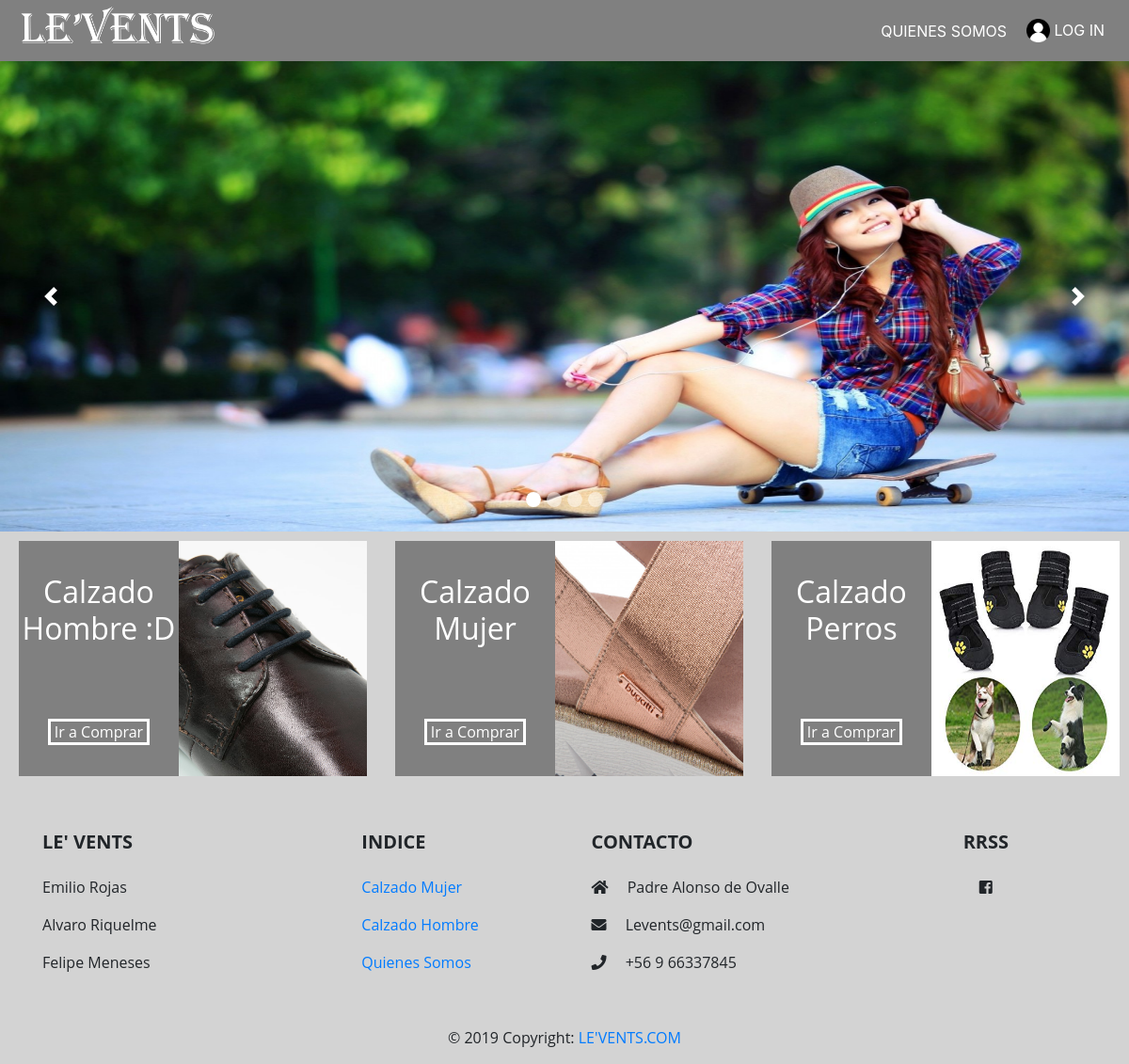
Before: / with the older database file.
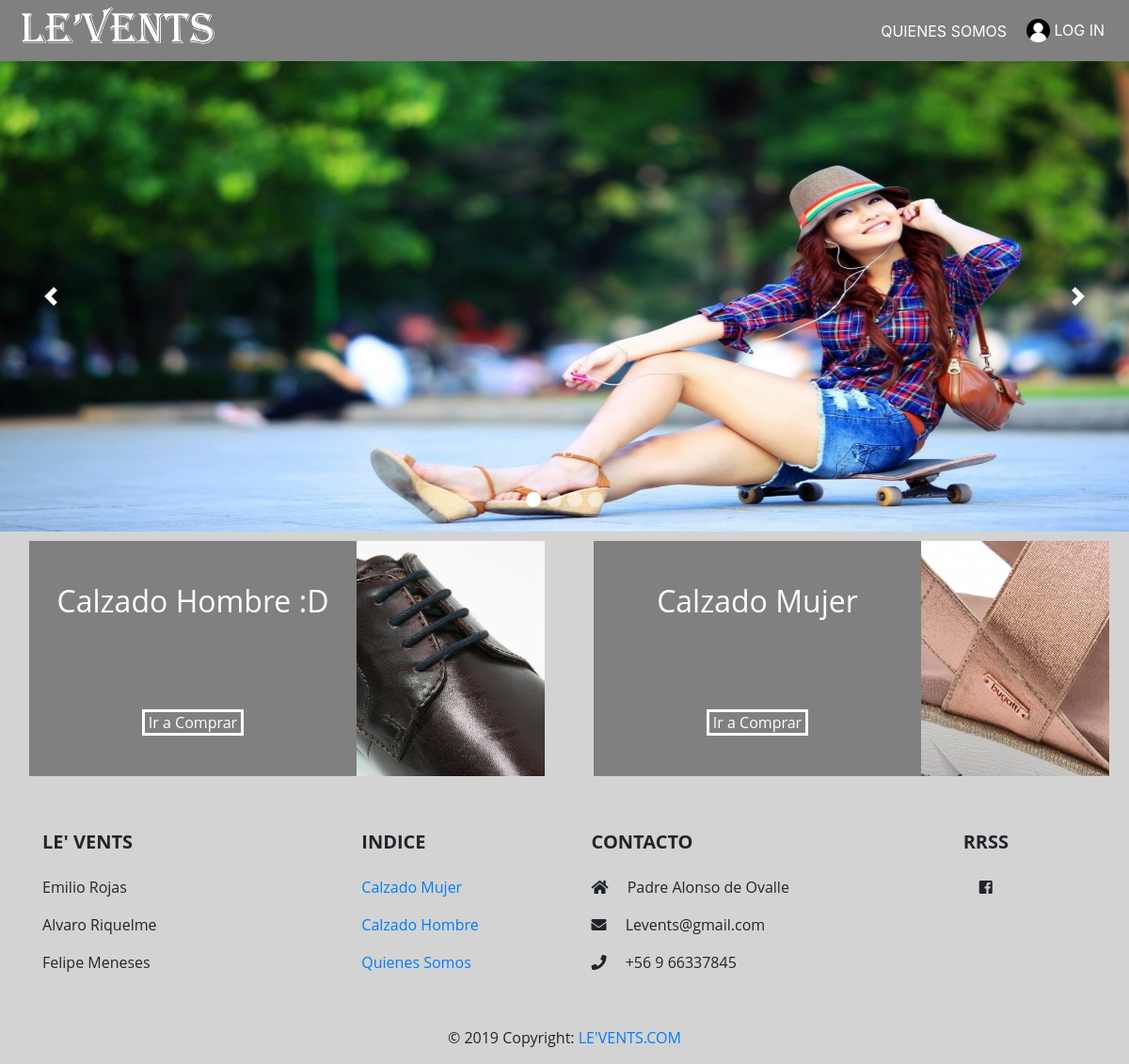
After: the same page with the newer database file.
### LeVents/models.py (models this page shows, shortened)
class Genero(models.Model):
    id_genero = models.IntegerField()
    estado = models.BooleanField(default=True)
    nombre_genero = models.CharField(max_length=10)
    imagen = models.ImageField(upload_to='img/categorias', null=True)
    descripcion = models.CharField(max_length=30, null=True)

### LeVents/views.py (the view)
# urls.py: path('', views.pagina_principal),
def pagina_principal(request):
    generos = Genero.objects.all()
    return render(request, 'LeVents/pagina_principal.html', {'generos': generos})

### LeVents/templates/LeVents/pagina_principal.html (shortened to what this page needs)
{% extends './base/index.html' %}
{% load staticfiles %}
{% block Carousel %}
<div style="position:relative; z-index:0" id="carouselExampleIndicators" class="carousel slide" data-ride="carousel">
    <div class="carousel-inner" role="listbox">
        <div class="carousel-item active">
        <img class="d-block w-100 tamaño-carousel" src="{% static 'img/Carousel/Img1.jpg' %}" alt="First slide" />
        </div>
    </div>
    <a class="carousel-control-prev" href="#carouselExampleIndicators" role="button" data-slide="prev">
        <span class="carousel-control-prev-icon" aria-hidden="true"></span>
    </a>
    <a class="carousel-control-next" href="#carouselExampleIndicators" role="button" data-slide="next">
        <span class="carousel-control-next-icon" aria-hidden="true"></span>
    </a>
    <ol class="carousel-indicators">
        <li data-target="#carouselExampleIndicators" data-slide-to="0" class="active"></li>
        <li data-target="#carouselExampleIndicators" data-slide-to="1"></li>
        <li data-target="#carouselExampleIndicators" data-slide-to="2"></li>
        <li data-target="#carouselExampleIndicators" data-slide-to="3"></li>
    </ol>
</div>
{% endblock %}
{% block content %}
<section>
    <div class="contenedor-tienda">
        {% for gen in generos %}
            {% if gen.estado %}
                <div class="tienda" id="t-hombre">
                    <div class="left">
                        <div class="titulo">
                            <h2>{{gen.descripcion}}</h2>
                        </div>
                        <div class="boton">
                            <a class="btn-ir" href="/productos-{{gen.nombre_genero}}">Ir a Comprar</a>
                        </div>
                    </div>
                    <a class="test" href="/productos-{{gen.nombre_genero}}">
                        <img class="bg" src="{{gen.imagen.url}}" style="height: 250px; width:200px" alt="{{gen.descripcion}}" />
                    </a>
                </div>
            {% endif %}
        {% endfor %}
    </div>
</section>
{% endblock%}

### LeVents/templates/LeVents/base/index.html (shortened to what this page needs)
{% load staticfiles %}
<!DOCTYPE html>
<html lang="es">
  <head>
    <link
      rel="stylesheet"
      href="https://stackpath.bootstrapcdn.com/bootstrap/4.3.1/css/bootstrap.min.css"
    />
    <link
      rel="stylesheet"
      href="https://use.fontawesome.com/releases/v5.5.0/css/all.css"
    />
    <link rel="stylesheet" href="{% static 'css/style.css' %}" />
    <link rel="stylesheet" href="{% static 'css/popup.css' %}" />
  </head>
  <body>
    <div class="contenedor-general">
      <section>
        <div class="header">
          <a href="/" style="display:inline-block;">
            <img src="{% static 'img/logos/Logo.png' %}" alt="Logo" id="logo" />
          </a>
          <nav class="navbar navbar-style">
            <ul class="navbar-nav mr-auto" style="color: white;">
              <li class="nav-item">
                <a
                  class="nav-link"
                  style="color: white;"
                  href="/registrar_usuario"
                  >Quienes Somos</a
                >
              </li>
            </ul>
            <button
              id="btn-abrir-popup"
              class="btn-abrir-popup"
              style="color:white;background-color:transparent;border:transparent; padding-right:10px; display:flex"
            >
              <img
                src="{% static 'img/logos/user-icon.png' %}"
                alt="Icono registro"
                height="25"
              />
              &nbsp;Log In
            </button>
          </nav>
        </div>
        {% block Carousel %}
        {% endblock %}
      </section>
      {% block content %}
      {% endblock %}
      <section>
        <footer class="page-footer font-small mdb-color lighten-3 pt-4">
          <div class="container text-center text-md-left">
            <div class="row">
              <div class="col-md-4 col-lg-3 mr-auto my-md-4 my-0 mt-4 mb-1">
                <h5 class="font-weight-bold text-uppercase mb-4">Le' Vents</h5>
                <p>Emilio Rojas</p>
                <p>Alvaro Riquelme</p>
                <p>Felipe Meneses</p>
              </div>
              <div class="col-md-2 col-lg-2 mx-auto my-md-4 my-0 mt-4 mb-1">
                <h5 class="font-weight-bold text-uppercase mb-4">INDICE</h5>
                <ul class="list-unstyled">
                  <li>
                    <p>
                      <a href="/productos-mujer">Calzado Mujer</a>
                    </p>
                  </li>
                  <li>
                    <p>
                      <a href="/productos-hombre">Calzado Hombre</a>
                    </p>
                  </li>
                  <li>
                    <p>
                      <a href="/quienes-somos">Quienes Somos</a>
                    </p>
                  </li>
                </ul>
              </div>
              <div class="col-md-4 col-lg-3 mx-auto my-md-4 my-0 mt-4 mb-1">
                <h5 class="font-weight-bold text-uppercase mb-4">CONTACTO</h5>
                <ul class="list-unstyled">
                  <li>
                    <p>
                      <i class="fas fa-home mr-3"></i> Padre Alonso de Ovalle
                    </p>
                  </li>
                  <li>
                    <p>
                      <i class="fas fa-envelope mr-3"></i> Levents@gmail.com
                    </p>
                  </li>
                  <li>
                    <p><i class="fas fa-phone mr-3"></i> +56 9 66337845</p>
                  </li>
                </ul>
              </div>
              <div class="col-md-2 col-lg-2 text-center mx-auto my-4">
                <h5 class="font-weight-bold text-uppercase mb-4">RRSS</h5>
                <i class="fab fa-facebook-square"></i>
              </div>
            </div>
          </div>
          <div class="footer-copyright text-center py-3">
            © 2019 Copyright:
            <a href="/"> LE'VENTS.COM</a>
          </div>
        </footer>
      </section>
    </div>
  </body>
</html>

### static/css/style.css (style rules this page uses)
.contenedor-general { max-width: 100%; background-color: lightgrey; }
.header { background-color: grey !important; display: flex; justify-content: space-between; }
.nav-link { color: white; }
.header a { flex:auto; font-size: 18px; margin-left: 10px; }
#logo { width: 220px; height: 65px; padding-left: 10px; }
.tamaño-carousel { max-width: 100%; max-height: 500px; height:auto; margin:auto; }
.carousel-item { flex:auto; }
.carousel-control-prev, .carousel-control-next { width: 9%; opacity: 1; }
.navbar-style button, .navbar-style a { font-size:16px; text-transform: uppercase; font-family: -apple-system, BlinkMacSystemFont, 'Segoe UI', Roboto, Oxygen, Ubuntu, Cantarell, 'Open Sans', 'Helvetica Neue', sans-serif; }
.carousel-indicators li { position: relative; z-index: 0; width: 16px; height: 16px; border-radius: 100%; }
@media (min-width:600px) { .contenedor-tienda { display: flex; flex-direction: row; align-content: center; align-items: center; } }
@media (min-width:600px) { .tienda img { width: 40%; overflow: auto; } }
@media (min-width:600px) { .tienda { flex: auto; width: 20%; height: 250px; display: flex; flex-flow: row; justify-content: center; margin:10px; } }
@media (min-width:600px) { .tienda .left { background-color: grey; display: flex; flex-direction: column; justify-content: space-around; align-items: center; color: white; width: 60%; margin-left: 10px; } }
@media (min-width:600px) { .tienda .left .titulo { text-align: center; } }
@media (min-width:600px) { .tienda .left .btn-ir { color: white; border-style: solid; border-color: white; background-color: transparent; padding-left: 4px; padding-right: 4px; } }

### static/css/popup.css (style rules this page uses)
* { padding: 0; margin: 0; box-sizing:border-box; }
body { background: #fff; font-family: 'Open Sans', sans-serif; }

Changed rows visible on the page:
no longer on this page (row edited): Genero: descripcion "Calzado Perros", imagen (picture)
